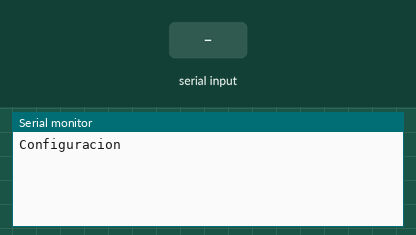
Simulated run of this sketch. Board: Arduino Uno, built with avr-gcc and run on an emulated ATmega328P. Parts: the last lines printed to the serial monitor. Inputs (shaded band) come from the test bench.

Above: at 1.2 s.
1.3 s: "1" received over the second serial link
At 1.6 s:
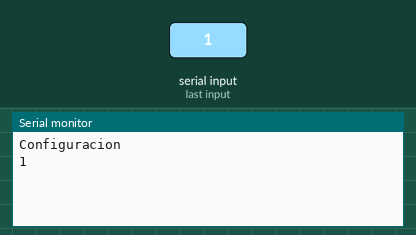
2.8 s: "0" received over the second serial link
At 4.0 s:
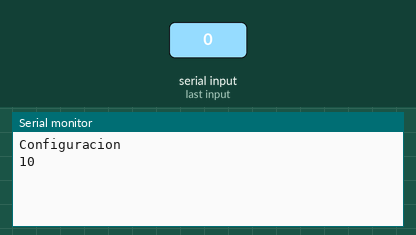

Measured:
- after the input at 1.3 s, the serial monitor: prints a new line at once (image 1)
- after the input at 2.8 s, the serial monitor: prints a new line at once (image 2)

The sketch:

Ejemplo_Serie_Blue.ino
```cpp
#include <SoftwareSerial.h>

SoftwareSerial bluetooth(2, 3); // RX, TX

void setup() {
  // Open serial communications and wait for port to open:
  Serial.begin(9600);
  bluetooth.begin(38400);
  while (!Serial) {
    ; // wait for serial port to connect. Needed for native USB port only
  }


  Serial.println("Configuracion");

  // set the data rate for the SoftwareSerial port

}

void loop() { // run over and over
  if (bluetooth.available()) {
    Serial.write(bluetooth.read());
  }
  if (Serial.available()) {
    bluetooth.write(Serial.read());
  }
}
```
